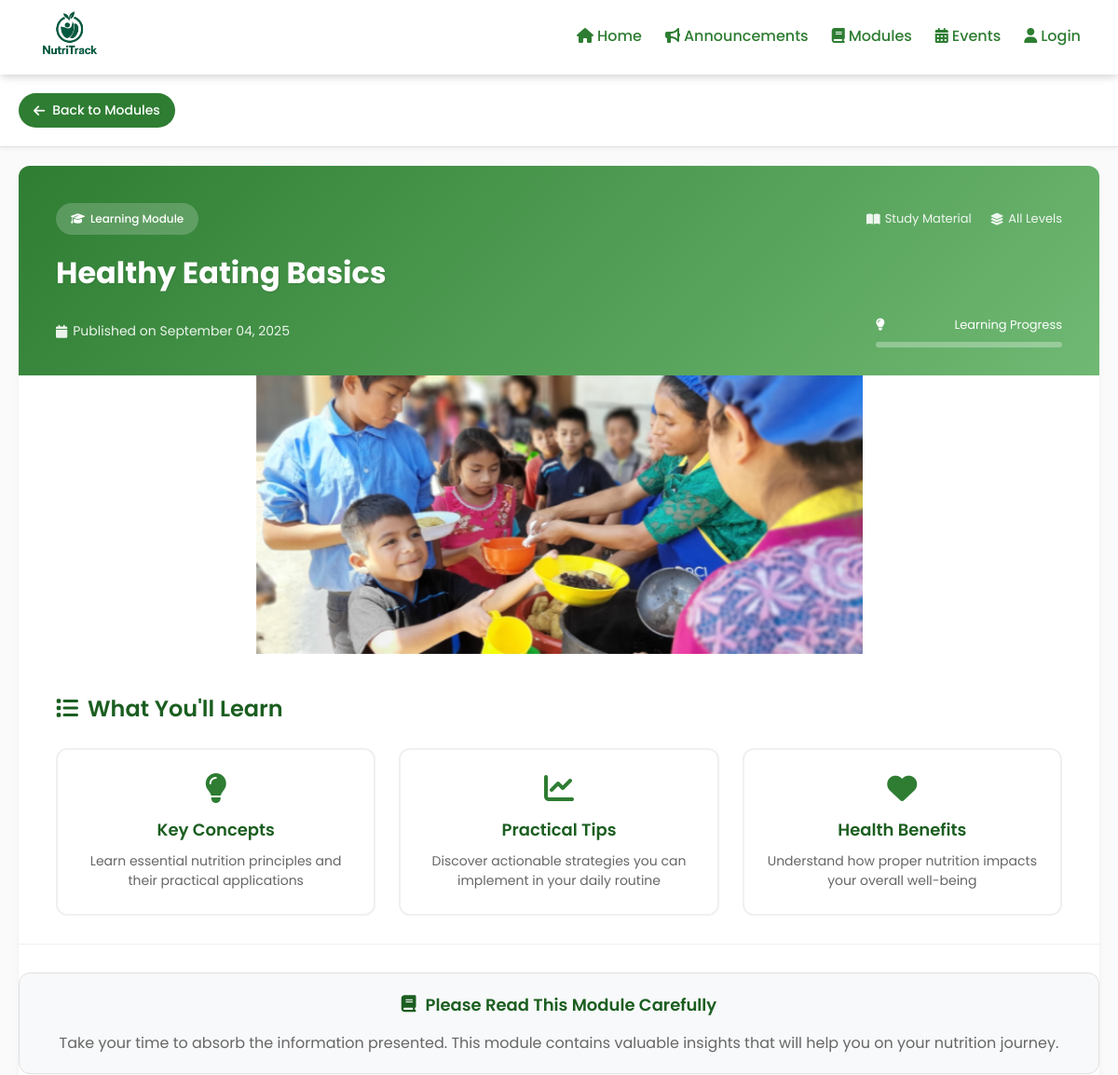
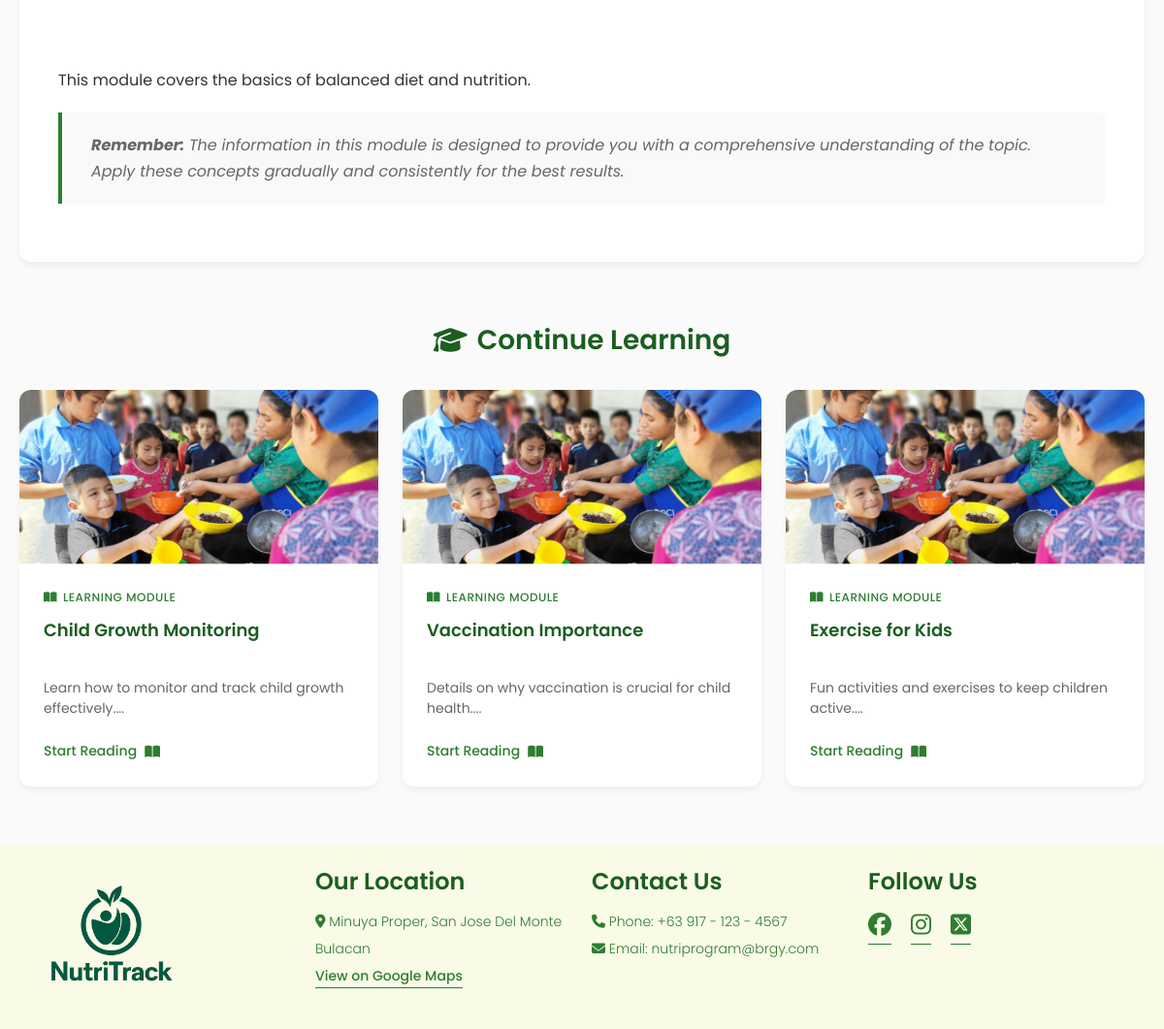
/components/module-detail.php?id=1, run on the app's committed database (2 pictures, top to bottom).
### tables this page shows
CREATE TABLE `tbl_modules` (
  `module_id` int(11) NOT NULL,
  `module_title` varchar(100) NOT NULL,
  `created_by` int(11) DEFAULT NULL,
  `module_content` text NOT NULL,
  `module_thumbnail` varchar(255) DEFAULT NULL,
  `posted_date` datetime DEFAULT current_timestamp()
);

### components/module-detail.php (the view, shortened to what this page needs)
<?php
include_once '../backend/config.php';
$module_id = isset($_GET['id']) ? intval($_GET['id']) : 0;
$query = "SELECT * FROM tbl_modules WHERE module_id = ?";
$stmt = $conn->prepare($query);
$stmt->bind_param("i", $module_id);
$stmt->execute();
$result = $stmt->get_result();
$module = $result->fetch_assoc();
?>
<!DOCTYPE html>
<html lang="en">
<head>
    <link rel="stylesheet" href="../styles/navbar.css">
    <link rel="stylesheet" href="../styles/footer.css">
    <link rel="stylesheet" href="../styles/module-detail.css">
    <link rel="stylesheet" href="../styles/general.css">
    <link rel="stylesheet" href="https://cdnjs.cloudflare.com/ajax/libs/font-awesome/6.7.2/css/all.min.css">
</head>
<body>
    <?php include_once './navbar.php'; ?>
    <main>
        <div class="module-detail-container">
            <div class="breadcrumb-section">
                <div class="breadcrumb-container">
                    <nav class="breadcrumb">
                        <a href="./home.php">
                        </a>
                        <span><i class="fa-solid fa-chevron-right"></i></span>
                        <a href="./modules.php">Learning Modules</a>
                        <span><i class="fa-solid fa-chevron-right"></i></span>
                        <span><?php echo htmlspecialchars(substr($module['module_title'], 0, 30)) . (strlen($module['module_title']) > 30 ? '...' : ''); ?></span>
                    </nav>
                    <a href="./modules.php" class="back-btn">
                        <i class="fa-solid fa-arrow-left"></i>
                        Back to Modules
                    </a>
                </div>
            </div>
            <article class="module-content">
                <header class="module-header">
                    <div class="header-meta">
                        <div class="category-badge">
                            <i class="fa-solid fa-graduation-cap"></i>
                            Learning Module
                        </div>
                        <div class="module-stats">
                            <div class="stat-item">
                                <i class="fa-solid fa-book-open"></i>
                                <span>Study Material</span>
                            </div>
                            <div class="stat-item">
                                <i class="fa-solid fa-layer-group"></i>
                                <span>All Levels</span>
                            </div>
                        </div>
                    </div>
                    <h1 class="module-title">
                        <?php echo htmlspecialchars($module['module_title']); ?>
                    </h1>
                    <div class="module-meta">
                        <div class="date-info">
                            <i class="fa-solid fa-calendar"></i>
                            Published on <?php echo date('F d, Y', strtotime($module['posted_date'])); ?>
                        </div>
                        <div class="progress-container">
                            <div class="progress-info">
                                <i class="fa-solid fa-lightbulb"></i>
                                <span>Learning Progress</span>
                            </div>
                            <div class="progress-bar">
                            </div>
                        </div>
                    </div>
                </header>
                <div class="module-image">
                    <img src="../assets/modules/<?php echo htmlspecialchars($module['module_thumbnail']); ?>"
                        alt="<?php echo htmlspecialchars($module['module_title']); ?>"
                        onerror="this.style.display='none'">
                </div>
                <section class="module-overview">
                    <h2>
                        <i class="fa-solid fa-list"></i>
                        What You'll Learn
                    </h2>
                    <div class="overview-grid">
                        <div class="overview-item">
                            <i class="fa-solid fa-lightbulb"></i>
                            <h3>Key Concepts</h3>
                            <p>Learn essential nutrition principles and their practical applications</p>
                        </div>
                        <div class="overview-item">
                            <i class="fa-solid fa-chart-line"></i>
                            <h3>Practical Tips</h3>
                            <p>Discover actionable strategies you can implement in your daily routine</p>
                        </div>
                        <div class="overview-item">
                            <i class="fa-solid fa-heart"></i>
                            <h3>Health Benefits</h3>
                            <p>Understand how proper nutrition impacts your overall well-being</p>
                        </div>
                    </div>
                </section>
                <div class="reading-progress">
                    <h3>
                        <i class="fa-solid fa-book"></i>
                        Please Read This Module Carefully
                    </h3>
                    <p>Take your time to absorb the information presented. This module contains valuable insights that will help you on your nutrition journey.</p>
                </div>
                <section class="module-body" id="moduleContent">
                    <div class="content-wrapper">
                        <?php echo nl2br(htmlspecialchars($module['module_content'])); ?>
                        <blockquote>
                            <strong>Remember:</strong> The information in this module is designed to provide you with a comprehensive understanding of the topic. Apply these concepts gradually and consistently for the best results.
                        </blockquote>
                    </div>
                </section>
            </article>
            <section class="related-modules">
                <h2>
                    <i class="fa-solid fa-graduation-cap"></i>
                    Continue Learning
                </h2>
                <div class="related-grid">
                    <?php
                    $related_query = "SELECT * FROM tbl_modules WHERE module_id != ? ORDER BY posted_date DESC LIMIT 3";
                    $related_stmt = $conn->prepare($related_query);
                    $related_stmt->bind_param("i", $module_id);
                    $related_stmt->execute();
                    $related_result = $related_stmt->get_result();
                    if ($related_result->num_rows > 0) {
                        while ($related = $related_result->fetch_assoc()) {
                    ?>
                            <article class="related-card">
                                <div class="related-image">
                                    <img src="../assets/modules/<?php echo htmlspecialchars($related['module_thumbnail']); ?>"
                                        alt="<?php echo htmlspecialchars($related['module_title']); ?>"
                                        onerror="this.style.display='none'">
                                </div>
                                <div class="related-content">
                                    <div class="related-category">
                                        <i class="fa-solid fa-book-open"></i>
                                        Learning Module
                                    </div>
                                    <h3><?php echo htmlspecialchars($related['module_title']); ?></h3>
                                    <p><?php echo htmlspecialchars(substr($related['module_content'], 0, 100)) . '...'; ?></p>
                                    <a href="./module-detail.php?id=<?php echo $related['module_id']; ?>" class="related-link">
                                        Start Reading <i class="fa-solid fa-book-open"></i>
                                    </a>
                                </div>
                            </article>
                    <?php
                        }
                    } else {
                        echo '<p class="no-related">No other modules available at this time.</p>';
                    }
                    ?>
                </div>
            </section>
        </div>
    </main>
    <?php include_once './footer.php'; ?>
</body>
</html>

### styles/navbar.css (style rules this page uses)
:root { --primary-color: #2E7D32; --secondary-color: #81C784; --button-color: #FFB74D; --button-hover-color: #F57C00; --text-title-color: #1B5E20; --background-color: #F9FBE7; }
nav { position: fixed; top: 0; left: 0; width: 100%; height: 80px; background: white; display: flex; justify-content: space-between; align-items: center; padding: 0 40px; box-shadow: 0 2px 10px rgba(0, 0, 0, 0.1); z-index: 1000; }

### styles/footer.css (style rules this page uses)
:root { --primary-color: #2E7D32; --secondary-color: #81C784; --button-color: #FFB74D; --button-hover-color: #F57C00; --text-title-color: #1B5E20; --bg-color: #F9FBE7; }

### styles/general.css (style rules this page uses)
* { margin: 0; padding: 0; box-sizing: border-box; font-family: 'Poppins', sans-serif; }
body { margin: 0; padding: 0; margin-top: 80px; }
a { text-decoration: none; color: inherit; }

### data on the page
tbl_modules: module_title "Healthy Eating Basics", posted_date "September 04, 2025", module_thumbnail (picture), module_content "This module covers the basics of balanced diet and nutrition."
tbl_modules: module_thumbnail (picture), module_title "Child Growth Monitoring", module_content "Learn how to monitor and track child growth effectively."
tbl_modules: module_thumbnail (picture), module_title "Vaccination Importance", module_content "Details on why vaccination is crucial for child health."
tbl_modules: module_thumbnail (picture), module_title "Exercise for Kids", module_content "Fun activities and exercises to keep children active."
